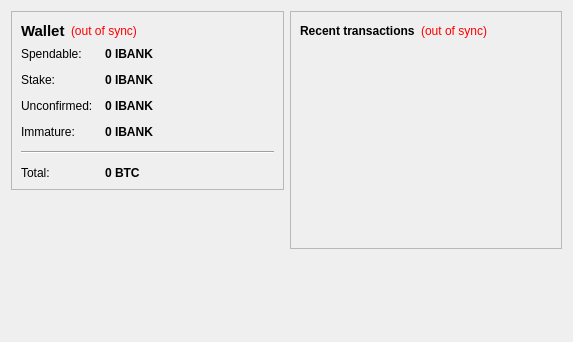
<?xml version="1.0" encoding="UTF-8"?>
<ui version="4.0">
 <class>OverviewPage</class>
 <widget class="QWidget" name="OverviewPage">
  <property name="geometry">
   <rect>
    <x>0</x>
    <y>0</y>
    <width>573</width>
    <height>342</height>
   </rect>
  </property>
  <property name="windowTitle">
   <string>Form</string>
  </property>
  <layout class="QHBoxLayout" name="horizontalLayout" stretch="1,1">
   <item>
    <layout class="QVBoxLayout" name="verticalLayout_2">
     <item>
      <widget class="QFrame" name="frame">
       <property name="frameShape">
        <enum>QFrame::StyledPanel</enum>
       </property>
       <property name="frameShadow">
        <enum>QFrame::Raised</enum>
       </property>
       <layout class="QVBoxLayout" name="verticalLayout_4">
        <item>
         <layout class="QHBoxLayout" name="horizontalLayout_4">
          <item>
           <widget class="QLabel" name="label_5">
            <property name="font">
             <font>
              <pointsize>11</pointsize>
              <weight>75</weight>
              <bold>true</bold>
             </font>
            </property>
            <property name="text">
             <string>Wallet</string>
            </property>
           </widget>
          </item>
          <item>
           <widget class="QLabel" name="labelWalletStatus">
            <property name="toolTip">
             <string>The displayed information may be out of date. Your wallet automatically synchronizes with the iBank network after a connection is established, but this process has not completed yet.</string>
            </property>
            <property name="styleSheet">
             <string notr="true">QLabel { color: red; }</string>
            </property>
            <property name="text">
             <string notr="true">(out of sync)</string>
            </property>
            <property name="alignment">
             <set>Qt::AlignLeading|Qt::AlignLeft|Qt::AlignVCenter</set>
            </property>
           </widget>
          </item>
          <item>
           <spacer name="horizontalSpacer_2">
            <property name="orientation">
             <enum>Qt::Horizontal</enum>
            </property>
            <property name="sizeHint" stdset="0">
             <size>
              <width>40</width>
              <height>20</height>
             </size>
            </property>
           </spacer>
          </item>
         </layout>
        </item>
        <item>
         <layout class="QFormLayout" name="formLayout_2">
          <property name="fieldGrowthPolicy">
           <enum>QFormLayout::AllNonFixedFieldsGrow</enum>
          </property>
          <property name="horizontalSpacing">
           <number>12</number>
          </property>
          <property name="verticalSpacing">
           <number>12</number>
          </property>
          <item row="0" column="0">
           <widget class="QLabel" name="label">
            <property name="text">
             <string>Spendable:</string>
            </property>
           </widget>
          </item>
          <item row="0" column="1">
           <widget class="QLabel" name="labelBalance">
            <property name="font">
             <font>
              <weight>75</weight>
              <bold>true</bold>
             </font>
            </property>
            <property name="cursor">
             <cursorShape>IBeamCursor</cursorShape>
            </property>
            <property name="toolTip">
             <string>Your current spendable balance</string>
            </property>
            <property name="text">
             <string notr="true">0 IBANK</string>
            </property>
            <property name="textInteractionFlags">
             <set>Qt::LinksAccessibleByMouse|Qt::TextSelectableByKeyboard|Qt::TextSelectableByMouse</set>
            </property>
           </widget>
          </item>
          <item row="1" column="0">
           <widget class="QLabel" name="label_6">
            <property name="text">
             <string>Stake:</string>
            </property>
           </widget>
          </item>
          <item row="1" column="1">
           <widget class="QLabel" name="labelStake">
            <property name="font">
             <font>
              <weight>75</weight>
              <bold>true</bold>
             </font>
            </property>
            <property name="cursor">
             <cursorShape>IBeamCursor</cursorShape>
            </property>
            <property name="toolTip">
             <string>Total of coins that was staked, and do not yet count toward the current balance</string>
            </property>
            <property name="text">
             <string notr="true">0 IBANK</string>
            </property>
            <property name="textInteractionFlags">
             <set>Qt::LinksAccessibleByMouse|Qt::TextSelectableByKeyboard|Qt::TextSelectableByMouse</set>
            </property>
           </widget>
          </item>
          <item row="2" column="0">
           <widget class="QLabel" name="label_3">
            <property name="text">
             <string>Unconfirmed:</string>
            </property>
           </widget>
          </item>
          <item row="2" column="1">
           <widget class="QLabel" name="labelUnconfirmed">
            <property name="font">
             <font>
              <weight>75</weight>
              <bold>true</bold>
             </font>
            </property>
            <property name="cursor">
             <cursorShape>IBeamCursor</cursorShape>
            </property>
            <property name="toolTip">
             <string>Total of transactions that have yet to be confirmed, and do not yet count toward the current balance</string>
            </property>
            <property name="text">
             <string notr="true">0 IBANK</string>
            </property>
            <property name="textInteractionFlags">
             <set>Qt::LinksAccessibleByMouse|Qt::TextSelectableByKeyboard|Qt::TextSelectableByMouse</set>
            </property>
           </widget>
          </item>
          <item row="3" column="0">
           <widget class="QLabel" name="labelImmatureText">
            <property name="text">
             <string>Immature:</string>
            </property>
           </widget>
          </item>
          <item row="3" column="1">
           <widget class="QLabel" name="labelImmature">
            <property name="font">
             <font>
              <weight>75</weight>
              <bold>true</bold>
             </font>
            </property>
            <property name="toolTip">
             <string>Mined balance that has not yet matured</string>
            </property>
            <property name="text">
             <string notr="true">0 IBANK</string>
            </property>
            <property name="textInteractionFlags">
             <set>Qt::LinksAccessibleByMouse|Qt::TextSelectableByKeyboard|Qt::TextSelectableByMouse</set>
            </property>
           </widget>
          </item>
          <item row="4" column="0" colspan="2">
           <widget class="Line" name="line">
            <property name="orientation">
             <enum>Qt::Horizontal</enum>
            </property>
           </widget>
          </item>
          <item row="5" column="0">
           <widget class="QLabel" name="labelTotalText">
            <property name="text">
             <string>Total:</string>
            </property>
           </widget>
          </item>
          <item row="5" column="1">
           <widget class="QLabel" name="labelTotal">
            <property name="font">
             <font>
              <weight>75</weight>
              <bold>true</bold>
             </font>
            </property>
            <property name="cursor">
             <cursorShape>IBeamCursor</cursorShape>
            </property>
            <property name="toolTip">
             <string>Your current total balance</string>
            </property>
            <property name="text">
             <string notr="true">0 BTC</string>
            </property>
            <property name="textInteractionFlags">
             <set>Qt::LinksAccessibleByMouse|Qt::TextSelectableByKeyboard|Qt::TextSelectableByMouse</set>
            </property>
           </widget>
          </item>
         </layout>
        </item>
       </layout>
      </widget>
     </item>
     <item>
      <spacer name="verticalSpacer">
       <property name="orientation">
        <enum>Qt::Vertical</enum>
       </property>
       <property name="sizeHint" stdset="0">
        <size>
         <width>20</width>
         <height>40</height>
        </size>
       </property>
      </spacer>
     </item>
    </layout>
   </item>
   <item>
    <layout class="QVBoxLayout" name="verticalLayout_3">
     <item>
      <widget class="QFrame" name="frame_2">
       <property name="frameShape">
        <enum>QFrame::StyledPanel</enum>
       </property>
       <property name="frameShadow">
        <enum>QFrame::Raised</enum>
       </property>
       <layout class="QVBoxLayout" name="verticalLayout">
        <item>
         <layout class="QHBoxLayout" name="horizontalLayout_2">
          <item>
           <widget class="QLabel" name="label_4">
            <property name="text">
             <string>&lt;b&gt;Recent transactions&lt;/b&gt;</string>
            </property>
           </widget>
          </item>
          <item>
           <widget class="QLabel" name="labelTransactionsStatus">
            <property name="toolTip">
             <string>The displayed information may be out of date. Your wallet automatically synchronizes with the iBank network after a connection is established, but this process has not completed yet.</string>
            </property>
            <property name="styleSheet">
             <string notr="true">QLabel { color: red; }</string>
            </property>
            <property name="text">
             <string notr="true">(out of sync)</string>
            </property>
            <property name="alignment">
             <set>Qt::AlignRight|Qt::AlignTrailing|Qt::AlignVCenter</set>
            </property>
           </widget>
          </item>
          <item>
           <spacer name="horizontalSpacer">
            <property name="orientation">
             <enum>Qt::Horizontal</enum>
            </property>
            <property name="sizeHint" stdset="0">
             <size>
              <width>40</width>
              <height>20</height>
             </size>
            </property>
           </spacer>
          </item>
         </layout>
        </item>
        <item>
         <widget class="QListView" name="listTransactions">
          <property name="styleSheet">
           <string notr="true">QListView { background: transparent; }</string>
          </property>
          <property name="frameShape">
           <enum>QFrame::NoFrame</enum>
          </property>
          <property name="verticalScrollBarPolicy">
           <enum>Qt::ScrollBarAlwaysOff</enum>
          </property>
          <property name="horizontalScrollBarPolicy">
           <enum>Qt::ScrollBarAlwaysOff</enum>
          </property>
          <property name="selectionMode">
           <enum>QAbstractItemView::NoSelection</enum>
          </property>
         </widget>
        </item>
       </layout>
      </widget>
     </item>
     <item>
      <spacer name="verticalSpacer_2">
       <property name="orientation">
        <enum>Qt::Vertical</enum>
       </property>
       <property name="sizeHint" stdset="0">
        <size>
         <width>20</width>
         <height>40</height>
        </size>
       </property>
      </spacer>
     </item>
    </layout>
   </item>
  </layout>
 </widget>
 <resources/>
 <connections/>
</ui>
